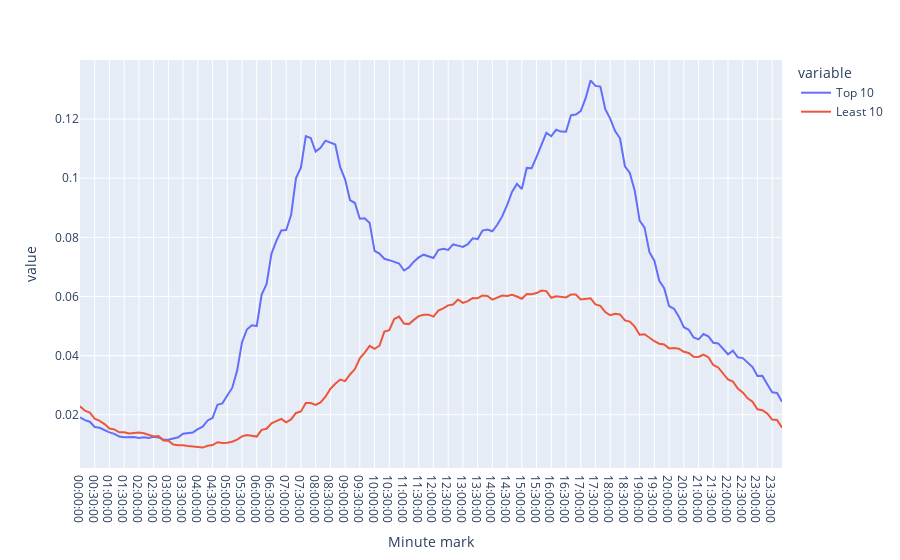

The cell this chart's notebook holds for it:
### Code cell
fig = px.line(top_least_10_mean_per_day_10th_minute, x=top_least_10_mean_per_day_10th_minute['Minute mark'], y=top_least_10_mean_per_day_10th_minute.columns[1:])
fig.show()

### Figure 1 — Plotly figure (JSON) as saved in the notebook; plotly's stock layout.template omitted (floating-point values rounded to 4 significant figures; data arrays with more than 128 entries replaced by an {"elided": "..."} marker saying what was removed)
{"data": [{"hovertemplate": "variable=Top 10<br>Minute mark=%{x}<br>value=%{y}<extra></extra>", "legendgroup": "Top 10", "line": {"color": "#636efa", "dash": "solid"}, "marker": {"symbol": "circle"}, "mode": "lines", "name": "Top 10", "orientation": "v", "showlegend": true, "type": "scatter", "x": {"elided": "144 str values"}, "xaxis": "x", "y": {"elided": "144 float values"}, "yaxis": "y"}, {"hovertemplate": "variable=Least 10<br>Minute mark=%{x}<br>value=%{y}<extra></extra>", "legendgroup": "Least 10", "line": {"color": "#EF553B", "dash": "solid"}, "marker": {"symbol": "circle"}, "mode": "lines", "name": "Least 10", "orientation": "v", "showlegend": true, "type": "scatter", "x": {"elided": "144 str values"}, "xaxis": "x", "y": {"elided": "144 float values"}, "yaxis": "y"}], "layout": {"legend": {"title": {"text": "variable"}, "tracegroupgap": 0}, "margin": {"t": 60}, "xaxis": {"anchor": "y", "domain": [0, 1], "title": {"text": "Minute mark"}}, "yaxis": {"anchor": "x", "domain": [0, 1], "title": {"text": "value"}}}}
